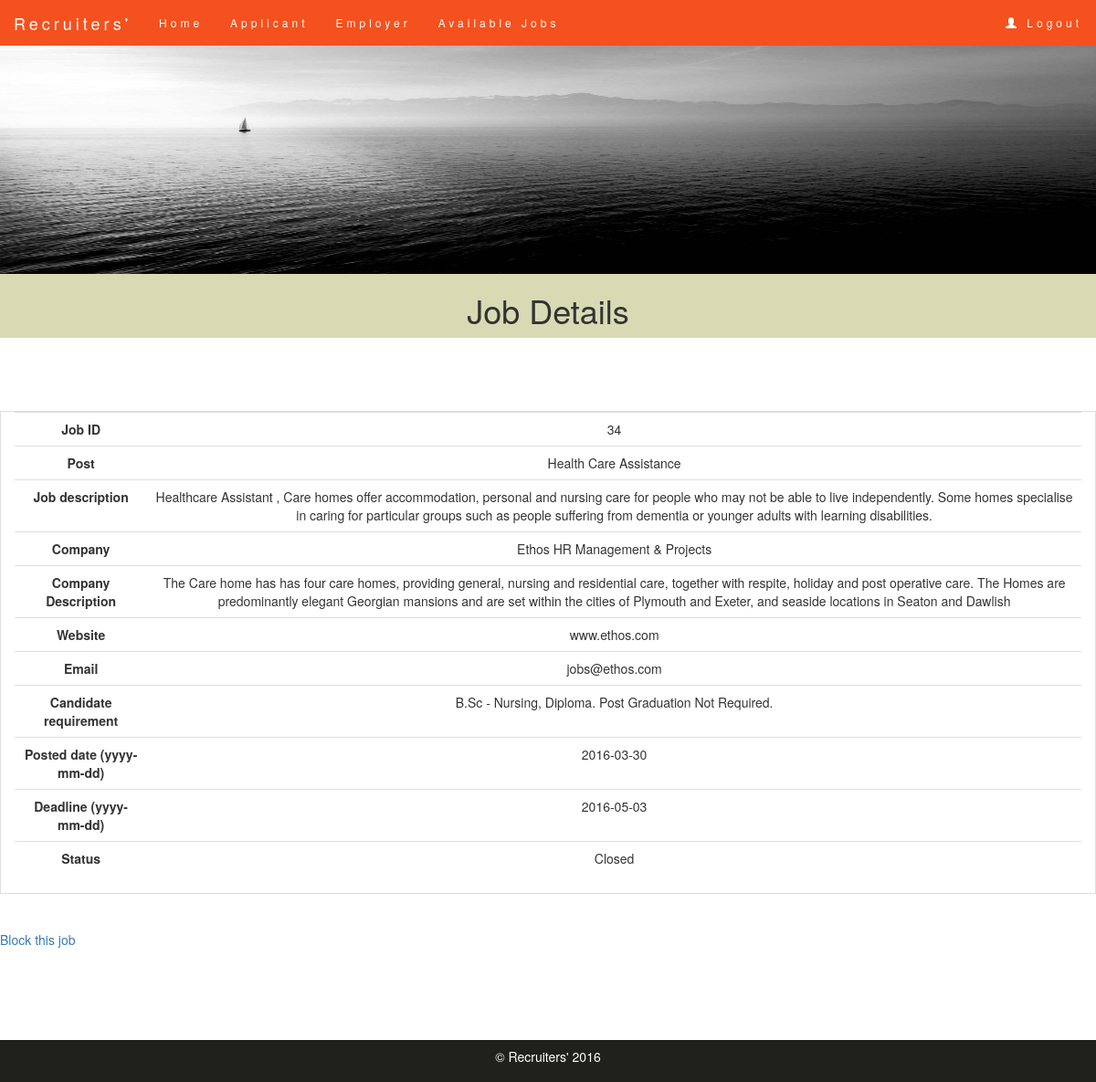
The app's page /admin/viewjobdetails.php?employee_id=17&job_id=34 (signed in) with its own data.
### tables this page shows
CREATE TABLE IF NOT EXISTS `postjob` (
  `username` varchar(10) NOT NULL,
  `cmpname` varchar(50) NOT NULL,
  `category` varchar(30) NOT NULL,
  `email` varchar(50) NOT NULL,
  `job_id` int(11) NOT NULL AUTO_INCREMENT,
  `company_id` int(11) NOT NULL,
  `role` varchar(100) NOT NULL,
  `jobdesc` varchar(1000) NOT NULL,
  `stipend` int(10) NOT NULL,
  `location` varchar(25) NOT NULL,
  `vacancy` int(5) NOT NULL,
  `profile` varchar(1000) NOT NULL,
  `posted_date` date NOT NULL,
  `contact` bigint(20) NOT NULL,
  `cmpdesc` varchar(1000) NOT NULL,
  `deadline` date NOT NULL,
  `closejob` varchar(10) NOT NULL DEFAULT 'open',
  `logos` varchar(500) NOT NULL,
  `notification` int(11) NOT NULL,
  `requestdate` date NOT NULL,
  PRIMARY KEY (`job_id`)
);

CREATE TABLE IF NOT EXISTS `clients` (
  `id` int(11) NOT NULL AUTO_INCREMENT,
  `username` varchar(10) NOT NULL,
  `email` varchar(255) NOT NULL,
  `password` varchar(30) NOT NULL,
  `company` varchar(100) NOT NULL,
  `website` varchar(500) NOT NULL,
  `number` bigint(10) NOT NULL,
  `closejob` varchar(10) NOT NULL DEFAULT 'open',
  PRIMARY KEY (`id`)
);

### admin/viewjobdetails.php (the view, shortened to what this page needs)
<!DOCTYPE html>
<html lang="en">
<head>
    <link rel="stylesheet" href="http://maxcdn.bootstrapcdn.com/bootstrap/3.3.6/css/bootstrap.min.css">
   <link rel="stylesheet" href="\PHPProject\main.css">
</head>
<body>
    <nav class="navbar navbar-default navbar-fixed-top">
    <div class="container-fluid">
    <div class="navbar-header">
        <a class="navbar-brand" href="#">Recruiters'</a>
    </div>
    <ul class="nav navbar-nav">
        <li><a href="\PHPProject\admin\home.php">Home</a></li>
        <li ><a href="\PHPProject\admin\employee.php">Applicant</a></li>
        <li><a href="\PHPProject\admin\employer.php" >Employer</a></li>
        <li><a href="\PHPProject\admin\jobs.php">Available Jobs</a></li>
    </ul>
    <ul class="nav navbar-nav navbar-right" >
        <li><a href="\PHPProject\logout.php"><span class="glyphicon glyphicon-user"> </span>&nbsp;Logout</a></li>
    </ul>
    </div>
    </nav>
    <img class="img" src="\PHPProject\home_img.jpg.jpg" alt="home_img">
    <div class="container-fluid text-center register">
        <h1>Job Details</h1>
    </div>
    <br/><br/><br/><br/>
<div class="container-fluid table-bordered table-hover text-center">
<table class="table">
<tbody>
<?php
$connection=new PDO('mysql:host=localhost;dbname=project','root','');
$statement="SELECT * FROM postjob WHERE job_id=?";
$query=$connection->prepare($statement);
if(!$query->execute(array($_GET['job_id']))){
	echo "error";
	echo "asfaf";
	die();
}
$row=$query->fetch(PDO::FETCH_OBJ);
echo "<tr><td><b>Job ID</b></td>";
echo "<td>$row->job_id</td></tr>";
echo "<tr><td><b>Post</b></td>";
echo "<td>$row->role</td></tr>";
echo "<tr><td><b>Job description</b></td>";
echo "<td>$row->jobdesc</td></tr>";
echo "<tr><td><b>Company</b></td>";
echo "<td>$row->cmpname</td></tr>";
echo "<tr><td><b>Company Description</b></td>";
echo "<td>$row->cmpdesc</td></tr>";
echo "<tr><td><b>Website</b></td>";
$statement1="SELECT website,closejob FROM clients WHERE id=?";
$query1=$connection->prepare($statement1);
if(!$query1->execute(array($row->company_id))){
	echo "errorasdfasf";
	die();
}
$row1=$query1->fetch(PDO::FETCH_OBJ);
echo "<td>$row1->website</td></tr>";
echo "<tr><td><b>Email</b></td>";
echo "<td>$row->email</td></tr>";
echo "<tr><td><b>Candidate requirement</b></td>";
echo "<td>$row->profile</td></tr>";
echo "<tr><td><b>Posted date (yyyy-mm-dd)</b></td>";
echo "<td>$row->posted_date</td></tr>";
echo "<tr><td><b>Deadline (yyyy-mm-dd)</b></td>";
echo "<td>$row->deadline</td></tr>";
echo "<tr><td><b>Status</b></td>";
$end_date=$row->deadline;
$today="20".date('y/m/d');
if(strtotime($end_date)<strtotime($today)){
	echo "<td>Closed</td></tr>";
}else{
	echo "<td>$row->closejob</td></tr>";
}
echo "</tr></tbody></table></div>";
echo "<br><br>";
if($row1->closejob=="removed"){
	echo "Job is removed";
}else if($row1->closejob=="blocked"){
	echo "Account closed";
}else if($row->closejob=="removed"){
	echo "Job is removed";
}
else if($row->closejob=="blocked"){
	echo "<a href=\"unblockjob.php?job_id=".$_GET['job_id']."\">Unblock this job</a>";
}else{
	echo "<a href=\"blockjob.php?job_id=".$_GET['job_id']."\">Block this job</a>";
}
?>
<br/><br/><br/><br/><br/><br/>
    <footer class="container-fluid text-center copyright">
        <p>&copy; Recruiters' 2016</p>
    </footer>
</body>
</html>

### main.css (style rules this page uses)
html,body { height: 100% }
.img { position:relative; height:300px; width:100%; }
.navbar { margin-bottom: 0; background-color: #f4511e; z-index: 9999; border: 0; font-size: 12px !important; line-height: 1.42857143 !important; letter-spacing: 4px; border-radius: 0; padding-top:-10px; padding-bottom:-10px; }
.navbar li a, .navbar .navbar-brand { color: #fff !important; }
.copyright { background-color:rgb(32, 32, 28); color:white; padding:8px; }
.register { background-color:rgb(216, 218, 179); }

### records on screen
postjob: job_id "34", role "Health Care Assistance", jobdesc "Healthcare Assistant , Care homes offer accommodation, personal and nursing care for people who may not be able to live independently. Some homes specialise in caring for particular groups such as people suffering from dementia or younger adults with learning disabilities.", cmpname "Ethos HR Management & Projects", cmpdesc "The Care home has has four care homes, providing general, nursing and residential care, together with respite, holiday and post operative care. The Homes are predominantly elegant Georgian mansions and are set within the cities of Plymouth and Exeter, and seaside locations in Seaton and Dawlish", email "jobs@ethos.com", profile "B.Sc - Nursing, Diploma. Post Graduation Not Required.", posted_date "2016-03-30", deadline "2016-05-03"
clients: website "www.ethos.com"
